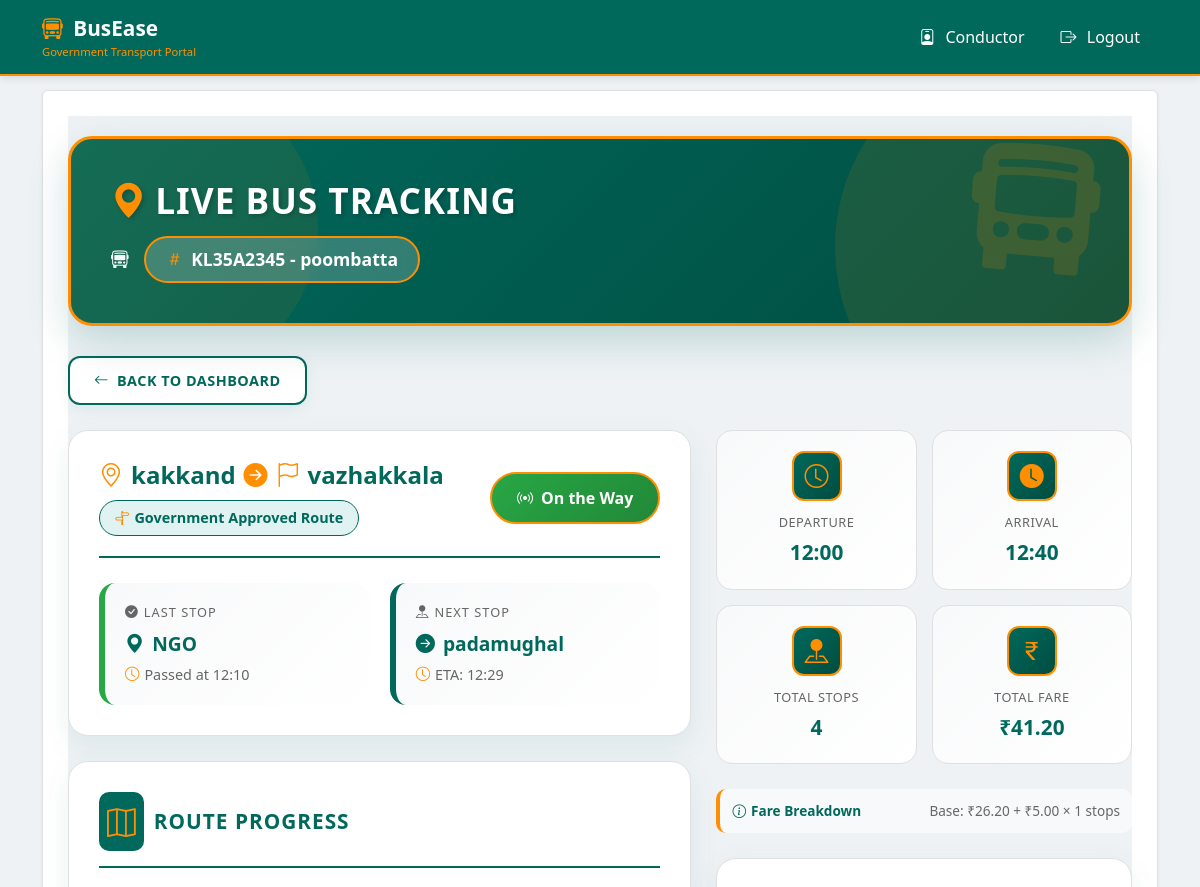
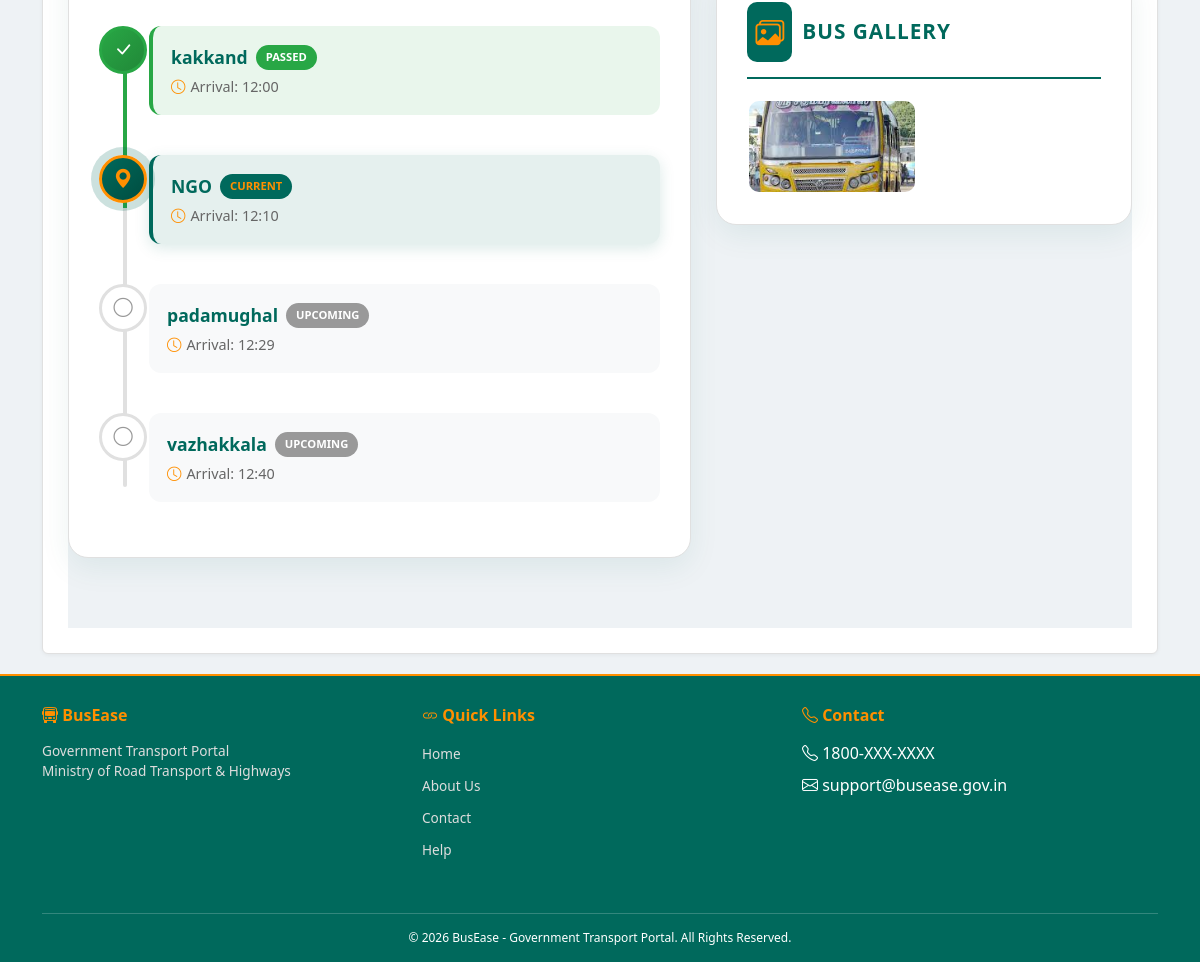
Page /traveller/track-bus/18/ (signed in) on the committed database (2 pictures, top to bottom).
### bus_owner/models.py (models this page shows, shortened)
class Bus(models.Model):
    owner = models.ForeignKey(BusOwnerProfile, on_delete=models.CASCADE, related_name='buses')
    bus_name = models.CharField(max_length=100, default="Unnamed Bus")
    bus_number = models.CharField(max_length=20, unique=True)
    total_seats = models.PositiveIntegerField()
    owner_contact_number = models.CharField(max_length=15, blank=True, default="")
    driver_name = models.CharField(max_length=100, blank=True, default="")
    driver_contact_number = models.CharField(max_length=15, blank=True, default="")
    driver_license = models.FileField(upload_to='driver_licenses/', null=True, blank=True)
    registration_document = models.FileField(upload_to='registration_docs/', blank=True, null=True)
    pollution_test_certificate = models.FileField(upload_to='pollution_tests/', null=True, blank=True)
    insurance_document = models.FileField(upload_to='insurance_docs/', null=True, blank=True)
    approved = models.BooleanField(default=False)
    class Meta:
        ordering = ['bus_number']
        verbose_name = "Bus"
        verbose_name_plural = "Buses"

class BusSchedule(models.Model):
    bus = models.ForeignKey('Bus', on_delete=models.CASCADE, related_name='schedules')
    route = models.ForeignKey('Route', on_delete=models.CASCADE, related_name='schedules')
    departure_time = models.DateTimeField()
    arrival_time = models.DateTimeField()
    fare = models.DecimalField(max_digits=8, decimal_places=2)
    active = models.BooleanField(default=True)
    class Meta:
        ordering = ['departure_time']
        verbose_name = "Bus Schedule"
        verbose_name_plural = "Bus Schedules"

class Route(models.Model):
    route_name = models.CharField(max_length=200)
    start_location = models.CharField(max_length=100)
    end_location = models.CharField(max_length=100)
    route_path = models.JSONField(blank=True, null=True)
    distance_km = models.FloatField(null=True, blank=True)

class RouteStop(models.Model):
    route = models.ForeignKey(Route, on_delete=models.CASCADE, related_name='stops')
    stop_name = models.CharField(max_length=100)
    latitude = models.FloatField(null=True, blank=True)
    longitude = models.FloatField(null=True, blank=True)
    arrival_time = models.TimeField()
    order = models.PositiveIntegerField(default=0)
    class Meta:
        ordering = ['order']

class BusPhoto(models.Model):
    bus = models.ForeignKey(Bus, on_delete=models.CASCADE, related_name="photos")
    image = models.ImageField(upload_to="bus_photos/")
    uploaded_at = models.DateTimeField(auto_now_add=True)

### traveller/views.py (the view, shortened to what this page needs)
# urls.py: path('track-bus/<int:bus_id>/', views.track_bus, name='track_bus'),
@login_required
def track_bus(request, bus_id):
    bus = get_object_or_404(Bus, id=bus_id, approved=True)
    schedule = BusSchedule.objects.filter(bus=bus, active=True).order_by('-departure_time').first()
    photos = bus.photos.all()
    if not schedule:
        return render(request, 'traveller/track_bus.html', {
            'bus': bus,
            'error': 'No active schedule found for this bus.',
            'photos': photos
        })
    now = timezone.localtime()
    stops = list(schedule.route.stops.all().order_by('order'))
    stops_count = len(stops)
    live_location = BusLiveLocation.objects.filter(
        bus=bus,
        schedule=schedule
    ).select_related('current_stop').first()
    current_stop = None
    next_stop = None
    last_updated = None
    status = "Yet to Depart"
    if live_location and live_location.current_stop:
        current_stop = live_location.current_stop
        last_updated = live_location.updated_at
        try:
            current_index = stops.index(current_stop)
            if current_index + 1 < stops_count:
                next_stop = stops[current_index + 1]
        except ValueError:
            pass
        last_stop = stops[-1] if stops else None
        if current_stop and last_stop and current_stop.id == last_stop.id:
            status = "Arrived"
        else:
            status = "On the Way"
    PRICE_PER_STOP = Decimal("5.00")
    if stops and len(stops) >= 2:
        first_stop = stops[0]
        last_stop = stops[-1]
        stops_travelled_total = last_stop.order - first_stop.order
        total_fare = Decimal(schedule.fare) + (stops_travelled_total * PRICE_PER_STOP)
    else:
        total_fare = Decimal(schedule.fare)
        stops_travelled_total = 0
    stops_travelled_sofar = 0
    if current_stop:
        try:
            current_index = stops.index(current_stop)
            stops_travelled_sofar = current_index  # Number of stops passed (excluding current)
        except ValueError:
            stops_travelled_sofar = 0
    progress_percentage = 0
    if current_stop and stops_count > 0:
        try:
            current_index = stops.index(current_stop)
            if next_stop:
                progress_percentage = ((current_index + 0.5) / stops_count) * 100
            else:
                progress_percentage = ((current_index + 1) / stops_count) * 100
        except ValueError:
            progress_percentage = 0
    elif not current_stop and next_stop:
        progress_percentage = 5  # Small progress to show movement
    last_updated_str = None
    if last_updated:
        from django.utils.timesince import timesince
        last_updated_str = timesince(last_updated)
    has_conductor_update = live_location is not None and live_location.current_stop is not None
    context = {
        'bus': bus,
        'schedule': schedule,
        'status': status,
        'current_stop': current_stop,
        'next_stop': next_stop,
        'stops': stops,
        'stops_count': stops_count,
        'photos': photos,
        'total_fare': total_fare,
        'base_fare': schedule.fare,
        'price_per_stop': PRICE_PER_STOP,
        'stops_travelled': stops_travelled_sofar,
        'stops_travelled_total': stops_travelled_total,
        'last_updated': last_updated,
        'last_updated_str': last_updated_str,
        'has_conductor_update': has_conductor_update,
        'progress_percentage': int(progress_percentage),
        'live_location': live_location,
    }
    return render(request, 'traveller/track_bus.html', context)

### traveller/templates/traveller/track_bus.html (shortened to what this page needs)
{% extends 'base.html' %}
{% block content %}
<div class="gov-track-page">
  <div class="gov-hero-section">
    <div class="gov-hero-content">
      <h1 class="gov-hero-title">
        <i class="bi bi-geo-alt-fill me-2"></i>Live Bus Tracking
      </h1>
      <div class="gov-hero-subtitle">
        <i class="bi bi-bus-front"></i>
        <span class="gov-bus-badge">
          <i class="bi bi-hash"></i> {{ bus.bus_number }} - {{ bus.bus_name }}
        </span>
      </div>
    </div>
    <i class="bi bi-bus-front-fill gov-hero-decor"></i>
  </div>
  <a href="{% url 'traveller_dashboard' %}" class="gov-back-btn">
    <i class="bi bi-arrow-left"></i> Back to Dashboard
  </a>
  {% if error %}
    <div class="gov-error-state">
      <div class="gov-error-icon">
        <i class="bi bi-exclamation-triangle-fill"></i>
      </div>
      <h3 class="gov-error-title">No Active Schedule</h3>
      <p class="gov-error-text">{{ error }}</p>
      <a href="{% url 'available_buses' %}" class="gov-btn-primary">
        <i class="bi bi-bus-front"></i> Browse Other Buses
      </a>
    </div>
  {% else %}
    <div class="gov-tracking-grid">
      <div>
        <div class="gov-status-card">
          <div class="gov-status-header">
            <div class="gov-route-display">
              <h3>
                <i class="bi bi-geo-alt"></i> {{ schedule.route.start_location }}
                <i class="bi bi-arrow-right-circle-fill"></i>
                <i class="bi bi-flag"></i> {{ schedule.route.end_location }}
              </h3>
              <span class="gov-route-tag">
                <i class="bi bi-signpost-split"></i> Government Approved Route
              </span>
            </div>
            <div>
              {% if status == "On the Way" %}
                <span class="gov-status-badge gov-status-onway">
                  <i class="bi bi-broadcast"></i> On the Way
                </span>
              {% elif status == "Yet to Depart" %}
                <span class="gov-status-badge gov-status-pending">
                  <i class="bi bi-clock-history"></i> Yet to Depart
                </span>
              {% else %}
                <span class="gov-status-badge gov-status-arrived">
                  <i class="bi bi-check-circle-fill"></i> Arrived
                </span>
              {% endif %}
            </div>
          </div>
          <div class="gov-location-grid">
            {% if current_stop %}
              <div class="gov-location-card passed">
                <div class="gov-location-label">
                  <i class="bi bi-check-circle-fill"></i> Last Stop
                </div>
                <div class="gov-location-name">
                  <i class="bi bi-geo-alt-fill"></i>
                  {{ current_stop.stop_name }}
                </div>
                <div class="gov-location-time">
                  <i class="bi bi-clock"></i> Passed at {{ current_stop.arrival_time|time:"H:i" }}
                </div>
              </div>
            {% endif %}
            {% if next_stop %}
              <div class="gov-location-card upcoming">
                <div class="gov-location-label">
                  <i class="bi bi-pin-map-fill"></i> Next Stop
                </div>
                <div class="gov-location-name">
                  <i class="bi bi-arrow-right-circle-fill"></i>
                  {{ next_stop.stop_name }}
                </div>
                <div class="gov-location-time">
                  <i class="bi bi-clock"></i> ETA: {{ next_stop.arrival_time|time:"H:i" }}
                </div>
              </div>
            {% endif %}
          </div>
        </div>
        <div class="gov-route-card">
          <div class="gov-route-header">
            <i class="bi bi-map"></i>
            <h4>Route Progress</h4>
          </div>
          <div class="gov-timeline">
            <div class="gov-timeline-line" id="timelineLine"></div>
            {% for stop in stops %}
              <div class="gov-timeline-item {% if stop == current_stop %}current{% elif current_stop and stop.arrival_time < current_stop.arrival_time %}passed{% endif %}">
                <div class="gov-timeline-marker">
                  {% if stop == current_stop %}
                    <i class="bi bi-geo-alt-fill"></i>
                  {% elif current_stop and stop.arrival_time < current_stop.arrival_time %}
                    <i class="bi bi-check-lg"></i>
                  {% else %}
                    <i class="bi bi-circle"></i>
                  {% endif %}
                </div>
                <div class="gov-timeline-content">
                  <div class="gov-stop-name">
                    {{ stop.stop_name }}
                    {% if stop == current_stop %}
                      <span class="gov-stop-badge gov-badge-current">CURRENT</span>
                    {% elif current_stop and stop.arrival_time < current_stop.arrival_time %}
                      <span class="gov-stop-badge gov-badge-passed">PASSED</span>
                    {% else %}
                      <span class="gov-stop-badge gov-badge-upcoming">UPCOMING</span>
                    {% endif %}
                  </div>
                  <div class="gov-stop-time">
                    <i class="bi bi-clock"></i> Arrival: {{ stop.arrival_time|time:"H:i" }}
                  </div>
                </div>
              </div>
            {% endfor %}
          </div>
        </div>
      </div>
      <div>
        <div class="gov-info-grid">
          <div class="gov-info-card">
            <div class="gov-info-icon">
              <i class="bi bi-clock"></i>
            </div>
            <div class="gov-info-label">Departure</div>
            <div class="gov-info-value">{{ schedule.departure_time|time:"H:i" }}</div>
          </div>
          <div class="gov-info-card">
            <div class="gov-info-icon">
              <i class="bi bi-clock-fill"></i>
            </div>
            <div class="gov-info-label">Arrival</div>
            <div class="gov-info-value">{{ schedule.arrival_time|time:"H:i" }}</div>
          </div>
          <div class="gov-info-card">
            <div class="gov-info-icon">
              <i class="bi bi-pin-map-fill"></i>
            </div>
            <div class="gov-info-label">Total Stops</div>
            <div class="gov-info-value">{{ stops_count }}</div>
          </div>
          <div class="gov-info-card">
            <div class="gov-info-icon">
              <i class="bi bi-currency-rupee"></i>
            </div>
            <div class="gov-info-label">Total Fare</div>
            <div class="gov-info-value">₹{{ total_fare|floatformat:2 }}</div>
          </div>
        </div>
        {% if stops_count >= 2 %}
        <div class="gov-fare-breakdown">
          <div class="gov-fare-content">
            <span class="gov-fare-label">
              <i class="bi bi-info-circle"></i> Fare Breakdown
            </span>
            <span class="gov-fare-value">
              Base: ₹{{ base_fare|floatformat:2 }} + ₹{{ price_per_stop|floatformat:2 }} × {{ stops_travelled }} stops
            </span>
          </div>
        </div>
        {% endif %}
        {% if photos %}
          <div class="gov-photos-card">
            <div class="gov-photos-header">
              <i class="bi bi-images"></i>
              <h4>Bus Gallery</h4>
            </div>
            <div class="gov-photos-grid">
              {% for photo in photos %}
                <div class="gov-photo-item" data-bs-toggle="modal" data-bs-target="#govPhotoModal" data-photo-url="{{ photo.image.url }}">
                  <img src="{{ photo.image.url }}" alt="Bus photo">
                </div>
              {% endfor %}
            </div>
          </div>
        {% endif %}
      </div>
    </div>
  {% endif %}
</div>
{% endblock %}

### templates/base.html (style rules this page uses)
* { margin: 0; padding: 0; box-sizing: border-box; }
body { background: #eef2f5; font-family: 'Segoe UI', Arial, sans-serif; padding-top: 70px; min-height: 100vh; display: flex; flex-direction: column; }

### rows in the picture
Bus: bus_number "KL35A2345", bus_name "poombatta"
BusSchedule: route.start_location "kakkand", route.end_location "vazhakkala", departure_time "12:00", arrival_time "12:40", fare "26.20"
RouteStop: stop_name "NGO", arrival_time "12:10", shows "CURRENT"
RouteStop: stop_name "padamughal", arrival_time "12:29", shows "UPCOMING"
RouteStop: stop_name "kakkand", shows "PASSED", arrival_time "12:00"
RouteStop: stop_name "vazhakkala", shows "UPCOMING", arrival_time "12:40"
BusPhoto: image (picture)

### other values in the picture
{{ stops_count }} "4"
{{ total_fare|floatformat:2 }} "41.20"
{{ price_per_stop|floatformat:2 }} "5.00"
{{ stops_travelled }} "1"
